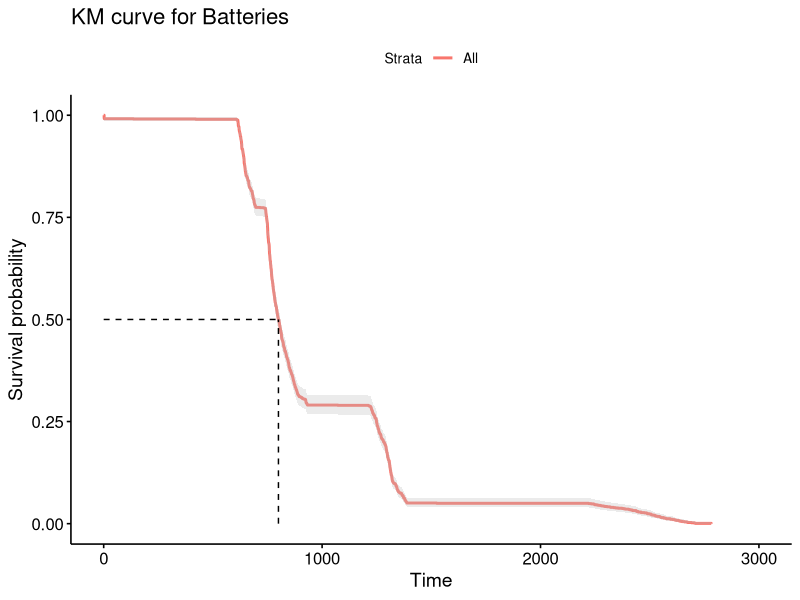
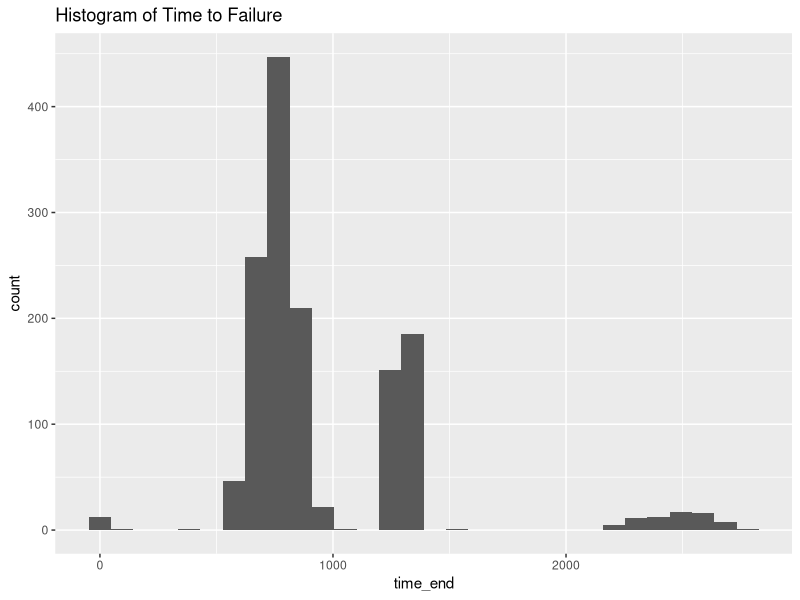
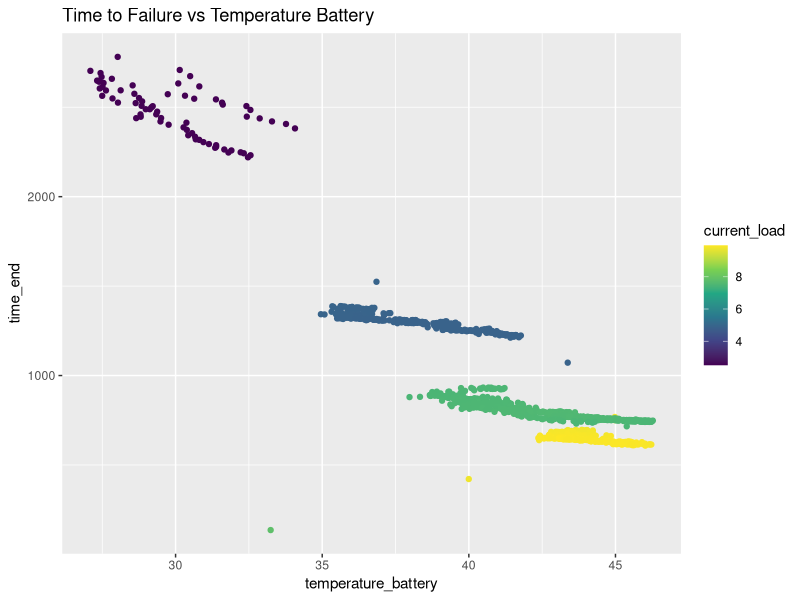
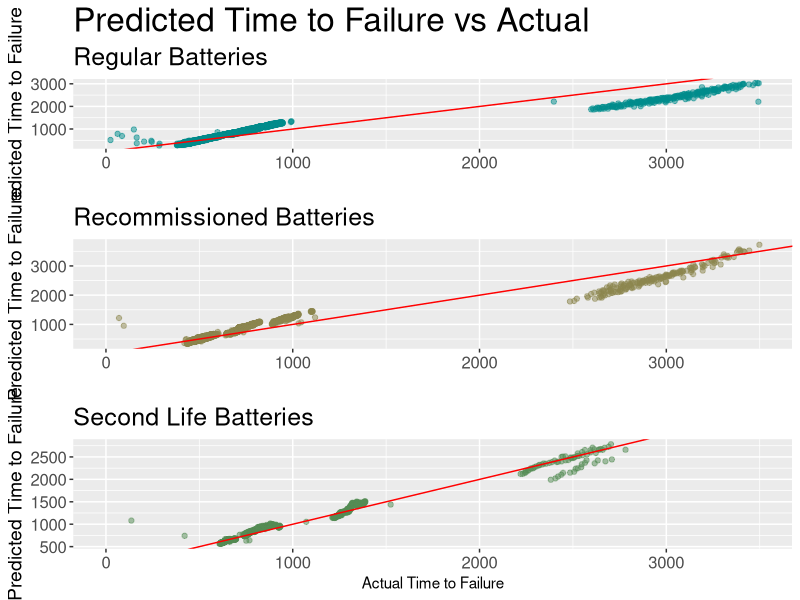

Recreate these plots in R, in order.
## ---- chunk 1
library(fitdistrplus)
library(survminer)
library(tidyverse)
library(ggplot2)
library(survival)
library(skimr)
library(grid)
library(gridExtra)
## ---- chunk 2
ROOT = 'C://Users//corma//Documents//GitHub//18650-Accelerated-Battery-Life-Testing//'
# read in regular.csv
data = read_csv('second.csv')
## ---- chunk 3
colnames(data)
## ---- chunk 4
# since every row is a failure event, we can just use the time_end column
fit = survfit(Surv(time_end) ~ 1, data = data)
ggsurvplot(fit, data = data, pval = TRUE, surv.median.line = "hv", conf.int = TRUE) + ggtitle("KM curve for Batteries")
## ---- chunk 5
# histogram of time_end
ggplot(data, aes(x = time_end)) +
  geom_histogram(bins = 30) +
  ggtitle("Histogram of Time to Failure")
## ---- chunk 6
# filter out temps < 0
data = data %>% filter(temperature_battery > 0)
# drop times at 0
data = data %>% filter(time_end > 10)
# turn temperature into the Arrhenius model and voltage into log voltage

data = data %>%
  mutate(arr_temp = 11605/(temperature_battery + 273.15),
         log_volt = log10(voltage_charger))

# graph time x temperature_battery

# color by magma
ggplot(data, aes(x =temperature_battery, y = time_end, color= current_load)) +
  geom_point() + # color magma
  scale_color_viridis_c() +
  ggtitle("Time to Failure vs Temperature Battery")
## ---- chunk 7
# add a col for failure (they all failed)
data$failure = 1
# drop instances where time_end is NA or 0
data = data %>% filter(!is.na(time_end) & time_end != 0)
## ---- chunk 8
# create a weibull model for the time to failure using Current Load, Voltage Charger, and Temperature Battery
weibull_fit = survreg(Surv(time_end, failure) ~ current_load +
  log_volt +
  arr_temp
                      , data = data, dist = "weibull")
summary(weibull_fit)
## ---- chunk 9
# a function that takes a model and returns the mse, aic, and r^2
model_metrics = function(model, data) {
  pred = predict(model, type = "response")
  mse = mean((pred - data$time_end)^2)
  aic = AIC(model)
  r2 = 1 - mse / var(data$time_end)
  print("MSE:")
  print(mse)
  print("AIC:")
  print(aic)
  print("R^2:")
  print(r2)
  return(c(mse, aic, r2))
}
model_metrics(weibull_fit, data)
## ---- chunk 10
# graph the predicted vs actual time to failure
pred = predict(weibull_fit, type = "response")
secondplot = ggplot(data, aes(x = time_end, y = pred)) +
  geom_point(color='palegreen4',alpha=.5) +
  geom_abline(intercept = 0, slope = 1, color = "red") +
  ylab("Predicted Time to Failure") + 
  theme(axis.title.y = element_text(size=14), plot.subtitle = element_text(size = 18),axis.text = element_text(size=12)) +
  xlab('Actual Time to Failure')+
  labs(subtitle='Second Life Batteries') +
  xlim(0,3500)
## ---- chunk 11
reg = read_csv('regular.csv')

# filter out temps < 0
reg = reg %>% filter(temperature_battery > 0)
# drop times at 0
reg = reg %>% filter(time_end > 10)
# graph time x temperature_battery

reg$failure = 1
# drop instances where time_end is NA or 0
reg = reg %>% filter(!is.na(time_end) & time_end != 0)

# create a weibull model for the time to failure using Current Load, Voltage Charger, and Temperature Battery
weibull_fitreg = survreg(Surv(time_end, failure) ~ current_load +
  voltage_charger +
  temperature_battery
                      , data = reg, dist = "weibull")
summary(weibull_fitreg)
## ---- chunk 12
predreg = predict(weibull_fitreg, type = "response")
regplot = ggplot(reg, aes(x = time_end, y = predreg)) +
  geom_point(color='cyan4',alpha=.5) +
  geom_abline(intercept = 0, slope = 1, color = "red") +
  ylab("Predicted Time to Failure") + 
  xlab(' ') +
  theme(axis.title.y = element_text(size=14),plot.subtitle = element_text(size = 18),plot.title = element_text(size = 24),axis.text = element_text(size=12)) +
  labs(subtitle='Regular Batteries')+
  ggtitle('Predicted Time to Failure vs Actual') +
  xlim(0,3500)
## ---- chunk 13
recom = read_csv('recommissioned.csv')

# filter out temps < 0
recom = recom %>% filter(temperature_battery > 0)
# drop times at 0
recom = recom %>% filter(time_end > 10)
# graph time x temperature_battery

recom$failure = 1
# drop instances where time_end is NA or 0
recom = recom %>% filter(!is.na(time_end) & time_end != 0)

# create a weibull model for the time to failure using Current Load, Voltage Charger, and Temperature Battery
weibull_fitrecom = survreg(Surv(time_end, failure) ~ current_load +
  voltage_charger +
  temperature_battery
                      , data = recom, dist = "weibull")
summary(weibull_fitrecom)
## ---- chunk 14

predrecom = predict(weibull_fitrecom, type = "response")
recomplot = ggplot(recom, aes(x = time_end, y = predrecom)) +
  geom_point(color='khaki4',alpha=.5) +
  geom_abline(intercept = 0, slope = 1, color = "red") +
  ylab("Predicted Time to Failure") +
  theme(axis.title.y = element_text(size=14), plot.subtitle = element_text(size = 18),axis.text = element_text(size=12)) +
  xlab(' ')+
  labs(subtitle='Recommissioned Batteries')+
  xlim(0,3500)
## ---- chunk 15
weibullreg = grid.arrange(regplot,recomplot,secondplot,ncol=1)
ggsave('weibullregression.png',weibullreg, width=10,height=16)
